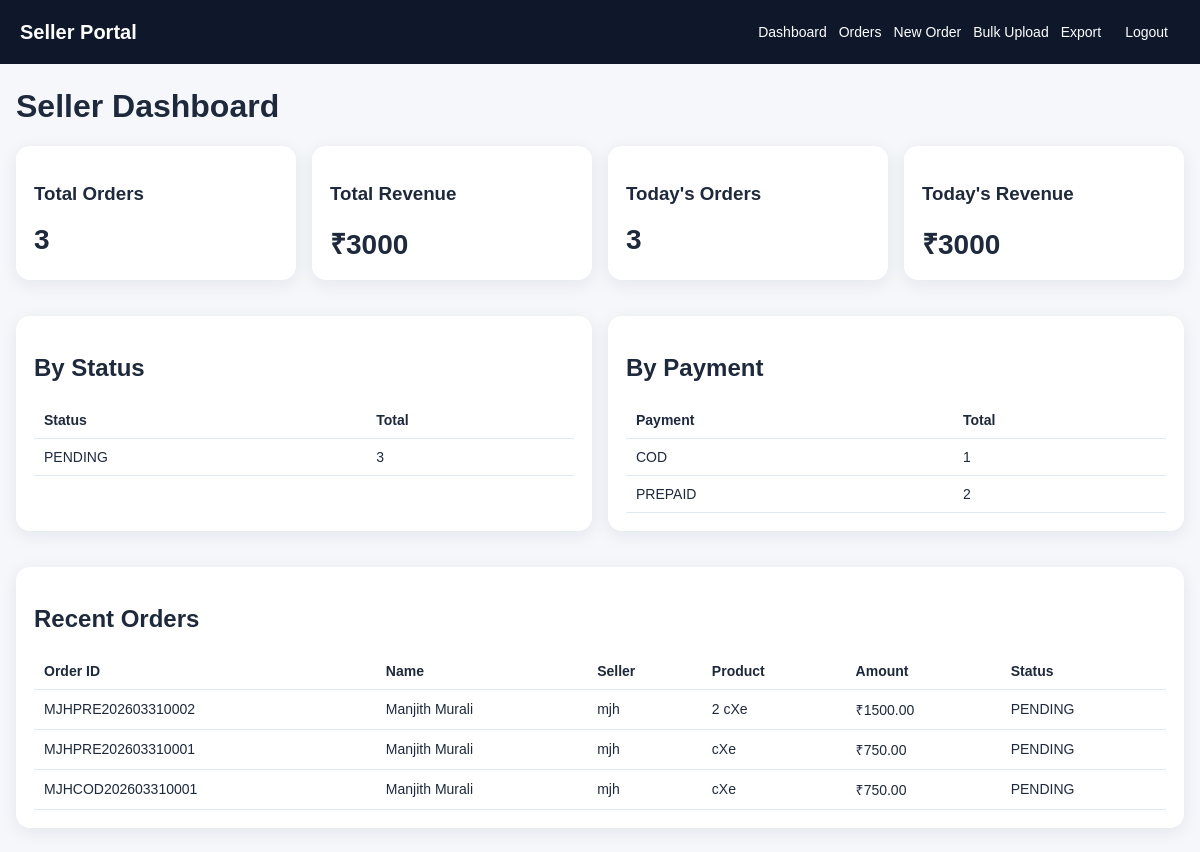
Screenshot of / (signed in) with the database file from the repository.
### orders/models.py (models this page shows, shortened)
class Order(models.Model):
    PAYMENT_CHOICES = [
        ('COD', 'COD'),
        ('PREPAID', 'Prepaid'),
    ]
    STATUS_CHOICES = [
        ('PENDING', 'Pending'),
        ('SHIPPED', 'Shipped'),
        ('DELIVERED', 'Delivered'),
        ('RTO', 'RTO'),
        ('CANCELLED', 'Cancelled'),
    ]
    seller = models.ForeignKey(SellerProfile, on_delete=models.CASCADE, related_name='orders')
    order_id = models.CharField(max_length=40, unique=True, blank=True)
    customer_name = models.CharField(max_length=150)
    full_address = models.TextField()
    city = models.CharField(max_length=100, blank=True)
    state = models.CharField(max_length=100, blank=True)
    pincode = models.CharField(max_length=10, blank=True)
    phone = models.CharField(max_length=20)
    product = models.CharField(max_length=120)
    amount = models.DecimalField(max_digits=10, decimal_places=2, default=0)
    tag = models.CharField(max_length=120, blank=True)
    payment_type = models.CharField(max_length=10, choices=PAYMENT_CHOICES, default='COD')
    status = models.CharField(max_length=20, choices=STATUS_CHOICES, default='PENDING')
    order_date = models.DateField(default=timezone.localdate)
    created_at = models.DateTimeField(auto_now_add=True)
    updated_at = models.DateTimeField(auto_now=True)
    class Meta:
        ordering = ['-order_date', '-created_at']

class SellerProfile(models.Model):
    user = models.OneToOneField(settings.AUTH_USER_MODEL, on_delete=models.CASCADE)
    seller_code = models.CharField(max_length=20, unique=True)
    display_name = models.CharField(max_length=120)
    is_active = models.BooleanField(default=True)
    created_at = models.DateTimeField(auto_now_add=True)

### orders/views.py (the view)
# urls.py: path('', views.dashboard, name='dashboard'),
@login_required
def dashboard(request):
    seller = get_seller_for_user(request.user)
    orders = Order.objects.all() if request.user.is_staff else Order.objects.filter(seller=seller)
    today = timezone.localdate()
    today_orders = orders.filter(order_date=today)
    totals = orders.aggregate(total_orders=Count('id'), total_amount=Sum('amount'))
    today_totals = today_orders.aggregate(today_orders=Count('id'), today_amount=Sum('amount'))
    by_status = orders.values('status').annotate(total=Count('id')).order_by('status')
    by_payment = orders.values('payment_type').annotate(total=Count('id')).order_by('payment_type')
    seller_totals = None
    if request.user.is_staff:
        seller_totals = orders.values('seller__display_name', 'seller__seller_code').annotate(
            total_orders=Count('id'), total_amount=Sum('amount')
        ).order_by('-total_orders')
    context = {
        'seller': seller,
        'totals': totals,
        'today_totals': today_totals,
        'by_status': by_status,
        'by_payment': by_payment,
        'seller_totals': seller_totals,
        'recent_orders': orders[:10],
    }
    return render(request, 'orders/dashboard.html', context)

### orders/views.py (called while the page is built)
def get_seller_for_user(user):
    if user.is_staff:
        return None
    return SellerProfile.objects.filter(user=user, is_active=True).first()

### orders/templates/orders/dashboard.html (shortened to what this page needs)
{% extends 'orders/base.html' %}
{% block content %}
<h1>{% if user.is_staff %}Admin Dashboard{% else %}Seller Dashboard{% endif %}</h1>
<div class="grid four">
  <div class="card stat"><h3>Total Orders</h3><p>{{ totals.total_orders|default:0 }}</p></div>
  <div class="card stat"><h3>Total Revenue</h3><p>₹{{ totals.total_amount|default:0 }}</p></div>
  <div class="card stat"><h3>Today's Orders</h3><p>{{ today_totals.today_orders|default:0 }}</p></div>
  <div class="card stat"><h3>Today's Revenue</h3><p>₹{{ today_totals.today_amount|default:0 }}</p></div>
</div>
<div class="grid two">
  <div class="card">
    <h2>By Status</h2>
    <table>
      <tr><th>Status</th><th>Total</th></tr>
      {% for row in by_status %}
      <tr><td>{{ row.status }}</td><td>{{ row.total }}</td></tr>
      {% empty %}
      <tr><td colspan="2">No data</td></tr>
      {% endfor %}
    </table>
  </div>
  <div class="card">
    <h2>By Payment</h2>
    <table>
      <tr><th>Payment</th><th>Total</th></tr>
      {% for row in by_payment %}
      <tr><td>{{ row.payment_type }}</td><td>{{ row.total }}</td></tr>
      {% empty %}
      <tr><td colspan="2">No data</td></tr>
      {% endfor %}
    </table>
  </div>
</div>
<div class="card">
  <h2>Recent Orders</h2>
  <table>
    <tr><th>Order ID</th><th>Name</th><th>Seller</th><th>Product</th><th>Amount</th><th>Status</th></tr>
    {% for order in recent_orders %}
    <tr>
      <td>{{ order.order_id }}</td>
      <td>{{ order.customer_name }}</td>
      <td>{{ order.seller.seller_code }}</td>
      <td>{{ order.product }}</td>
      <td>₹{{ order.amount }}</td>
      <td>{{ order.status }}</td>
    </tr>
    {% empty %}
    <tr><td colspan="6">No orders yet</td></tr>
    {% endfor %}
  </table>
</div>
{% endblock %}

### static/css/styles.css (style rules this page uses)
body { margin: 0; font-family: Arial, sans-serif; background: #f5f7fb; color: #1e293b; }
.card { background: white; border-radius: 14px; padding: 18px; box-shadow: 0 4px 18px rgba(15, 23, 42, 0.08); margin-bottom: 18px; }
.grid { display: grid; gap: 16px; margin-bottom: 18px; }
.grid.two { grid-template-columns: repeat(auto-fit, minmax(280px, 1fr)); }
.grid.four { grid-template-columns: repeat(auto-fit, minmax(180px, 1fr)); }
.stat p { font-size: 28px; font-weight: 700; margin: 8px 0 0; }
table { width: 100%; border-collapse: collapse; }
th, td { padding: 10px; border-bottom: 1px solid #e2e8f0; text-align: left; font-size: 14px; }

### rows the page displays
Order: status "PENDING", total "3", order_id "MJHPRE202603310002", customer_name "Manjith Murali", seller.seller_code "mjh", product "2 cXe", amount "1500.00"
Order: payment_type "COD", total "1", order_id "MJHCOD202603310001", customer_name "Manjith Murali", seller.seller_code "mjh", product "cXe", amount "750.00", status "PENDING"
Order: payment_type "PREPAID", total "2", order_id "MJHPRE202603310001", customer_name "Manjith Murali", seller.seller_code "mjh", product "cXe", amount "750.00", status "PENDING"

### other values shown
{{ totals.total_orders|default:0 }} "3"
{{ totals.total_amount|default:0 }} "3000"
{{ today_totals.today_orders|default:0 }} "3"
{{ today_totals.today_amount|default:0 }} "3000"
